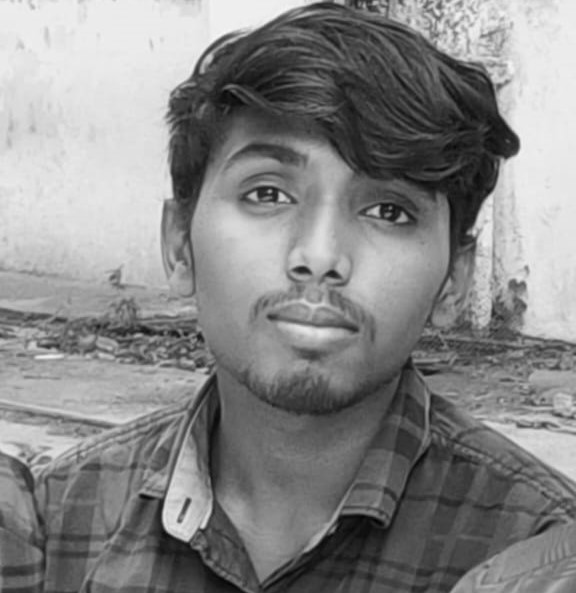
#> input picture ComputerVision/images/sha.jpg, 576 x 593 px, found by its file name
$ python imageProcessing.py
#> lines starting #> are read from the running program, lines starting #| are printed output that depends on the picture
import cv2

img1  = cv2.imread('D:\ML-DL-learns\ComputerVision\images\sha.jpg')
#> img1 is the input picture: shape (593, 576, 3); min 1, max 251, mean 135.7

img2 = cv2.imread('D:\ML-DL-learns\ComputerVision\images\wall.jpg')
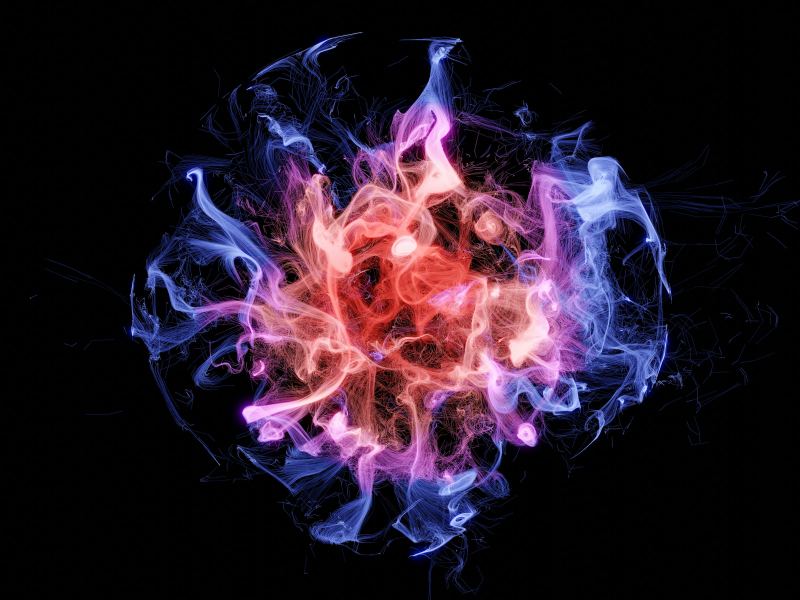
#> input picture ComputerVision/images/wall.jpg, 2400 x 1800 px, found by its file name (shown at 1/3 size)
#> img2 is the input picture: shape (1800, 2400, 3); mean B, G, R 41.1, 26.4, 40.4


# four image processing techinqe are there

resize = cv2.resize(img1, (200,200))
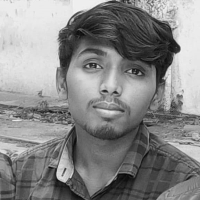
#> resize: shape (200, 200, 3); min 3, max 244, mean 135.6

grayscale = cv2.cvtColor(img2 , cv2.COLOR_BGR2GRAY)
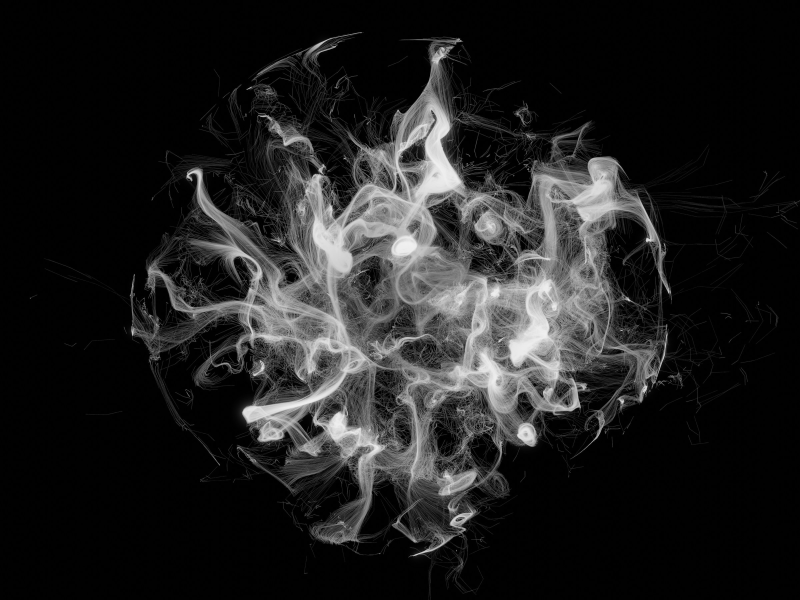
#> grayscale: shape (1800, 2400) (shown at 1/3 size); min 0, max 242, mean 32.2

blur = cv2.GaussianBlur(img1, (15,15),0)
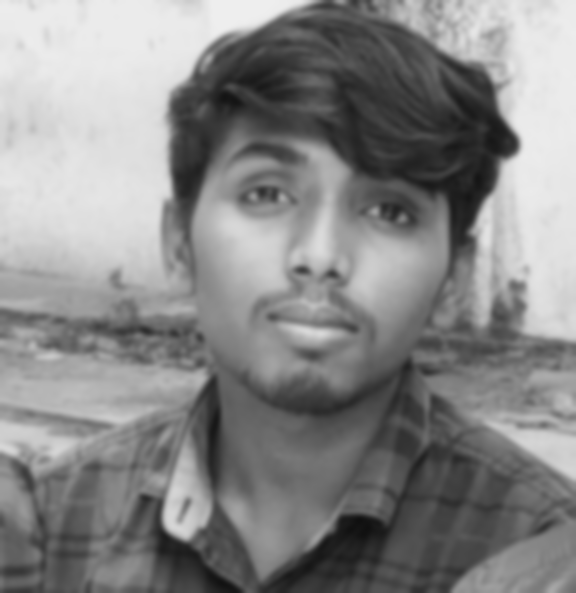
#> blur: shape (593, 576, 3); min 16, max 238, mean 135.7

canny_edge_detector = cv2.Canny(img2, 100,200)  # it was the values in th lower bound to higher bound , from that lower color range to higher color range it deteects (actual color ranges from(0-255))
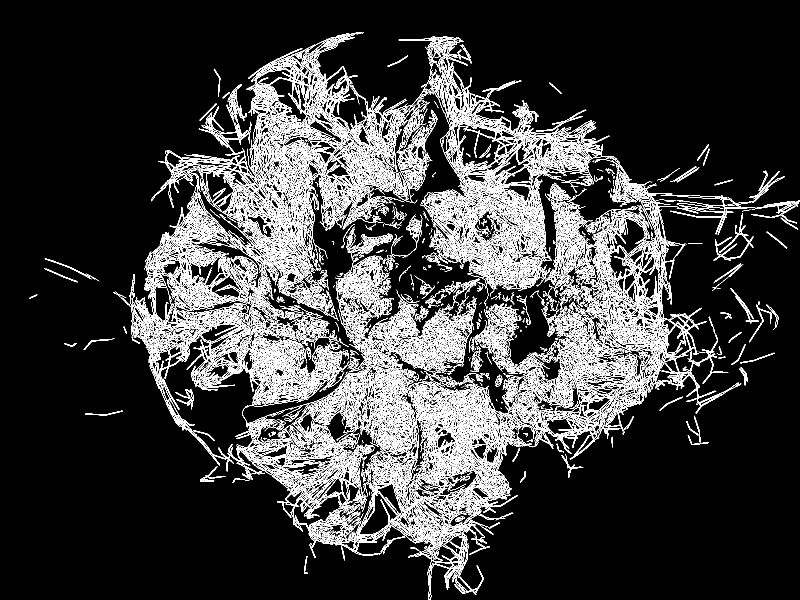
#> canny_edge_detector: shape (1800, 2400) (shown at 1/3 size); 10.1% white in thin lines or dots


cv2.imshow("re", resize)
cv2.imshow("gray", grayscale)

cv2.imshow("blurr",blur)

cv2.imshow("edge detector",canny_edge_detector)

cv2.waitKey(0)

cv2.destroyAllWindows()
